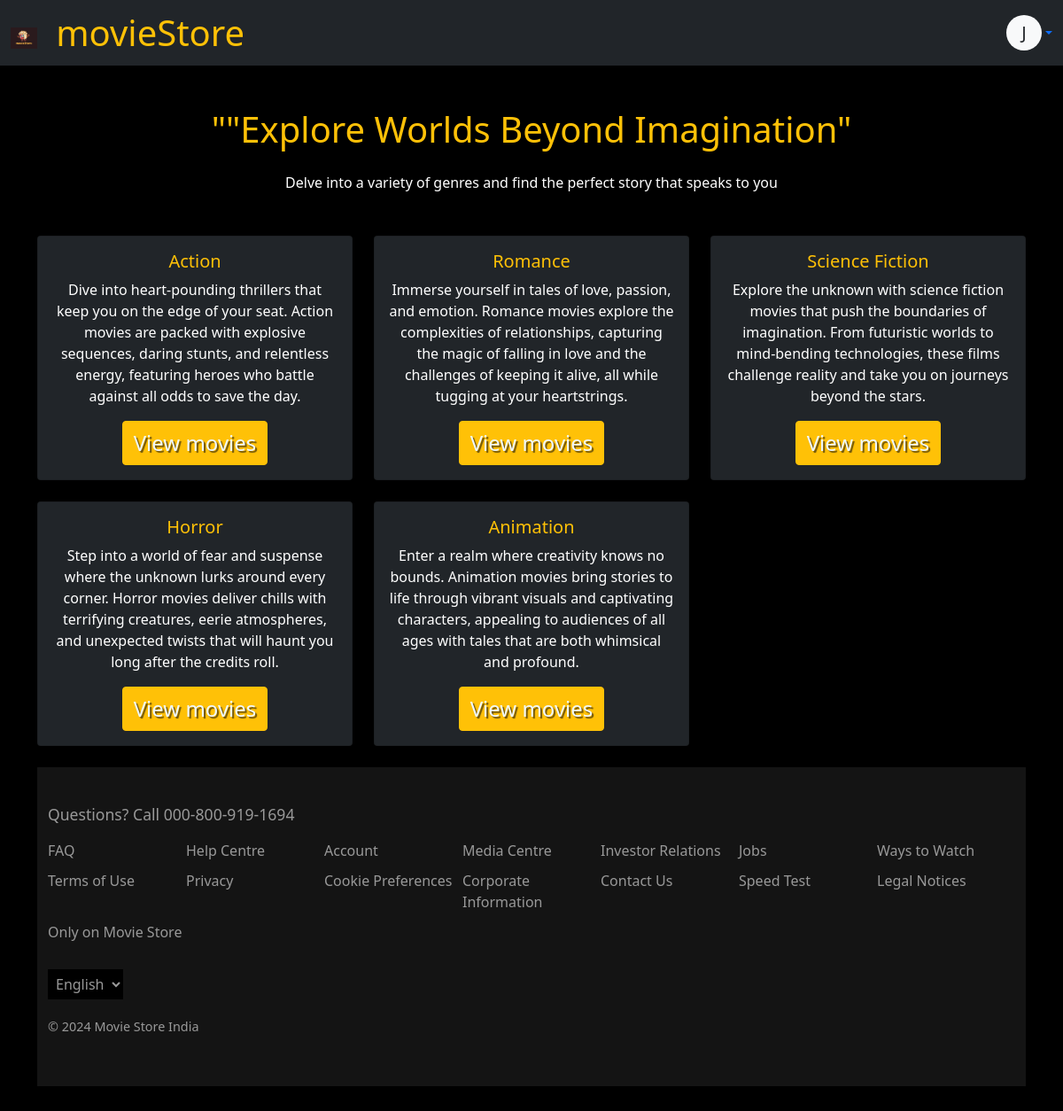
The page /genre/ (signed in) on the database its author committed.
### movies/models.py (models this page shows, shortened)
class Genre(models.Model):
    name = models.TextField(max_length=100,null=True)
    description = models.TextField(max_length=600,null=True)

### movies/views.py (the view)
# urls.py: path('genre/',views.Genres,name='genre'),
@login_required
def Genres(request):
    geners=Genre.objects.all()
    context={
        'geners':geners
    }
    return render(request,'movies/genre.html',context)

### movies/templates/movies/genre.html (shortened to what this page needs)
{% extends 'movies/base.html' %}
{% load static %}
{% block content %}
<div class="container my-5">
    <h1 class="text-center text-warning mb-4">""Explore Worlds Beyond Imagination"</h1>
    <p class="text-center text-white mb-5">Delve into a variety of genres and find the perfect story that speaks to you</p>
    <div class="row">
     {% for i in geners %}
        <div class="col-md-4 mb-4">
            <div class="card bg-dark text-white h-100">
                <div class="card-body text-center">
                    <h5 class="card-title text-warning">{{i.name}}</h5>
                    <p class="card-text">{{i.description}}</p>
                    <a href="#" class="btn btn-warning">View movies</a>
                </div>
            </div>
        </div>
        {% endfor %}
{% endblock %}

### movies/templates/movies/navbar.html (shortened to what this page needs)
{% load static %}
<nav class="navbar bg-dark">
    <div class="container-fluid">
        <a class="navbar-brand" href="{% url 'movies:home' %}">
            <img src="{% static 'images/logo.png' %}" alt="Logo" width="30" height="24" class="d-inline-block align-text-top">
            <span class="text-warning p-3 h1">movieStore</span>
        </a>
        <div class="dropdown">
            <a href="#" class="d-flex align-items-center text-decoration-none dropdown-toggle" id="userDropdown" data-bs-toggle="dropdown" aria-expanded="false">
                {% if user.is_authenticated %}
                    <span class="rounded-circle bg-light text-dark d-inline-flex justify-content-center align-items-center" style="width: 40px; height: 40px; font-size: 20px;">
                        {{ user.username|slice:":1"|upper }}
                    </span>
                {% else %}
                    <img src="{% static 'images/avathar.png' %}" alt="Profile" class="rounded-circle" style="width: 40px; height: 40px;">
                {% endif %}
            </a>
        </div>
    </div>
</nav>

### movies/static/style/home.css (style rules this page uses)
.text-white { color: #fff; }
.btn-warning { color: aliceblue; text-shadow: 2px 2px 1px rgb(108, 83, 11); font-size: 1.5em; }

### rows shown on the page
Genre: name "Action", description "Dive into heart-pounding thrillers that keep you on the edge of your seat. Action movies are packed with explosive sequences, daring stunts, and relentless energy, featuring heroes who battle against all odds to save the day."
Genre: name "Romance", description "Immerse yourself in tales of love, passion, and emotion. Romance movies explore the complexities of relationships, capturing the magic of falling in love and the challenges of keeping it alive, all while tugging at your heartstrings."
Genre: name "Science Fiction", description "Explore the unknown with science fiction movies that push the boundaries of imagination. From futuristic worlds to mind-bending technologies, these films challenge reality and take you on journeys beyond the stars."
Genre: name "Horror", description "Step into a world of fear and suspense where the unknown lurks around every corner. Horror movies deliver chills with terrifying creatures, eerie atmospheres, and unexpected twists that will haunt you long after the credits roll."
Genre: name "Animation", description "Enter a realm where creativity knows no bounds. Animation movies bring stories to life through vibrant visuals and captivating characters, appealing to audiences of all ages with tales that are both whimsical and profound."

### other values the page prints
{{ user.username|slice:":1"|upper }} "J"
